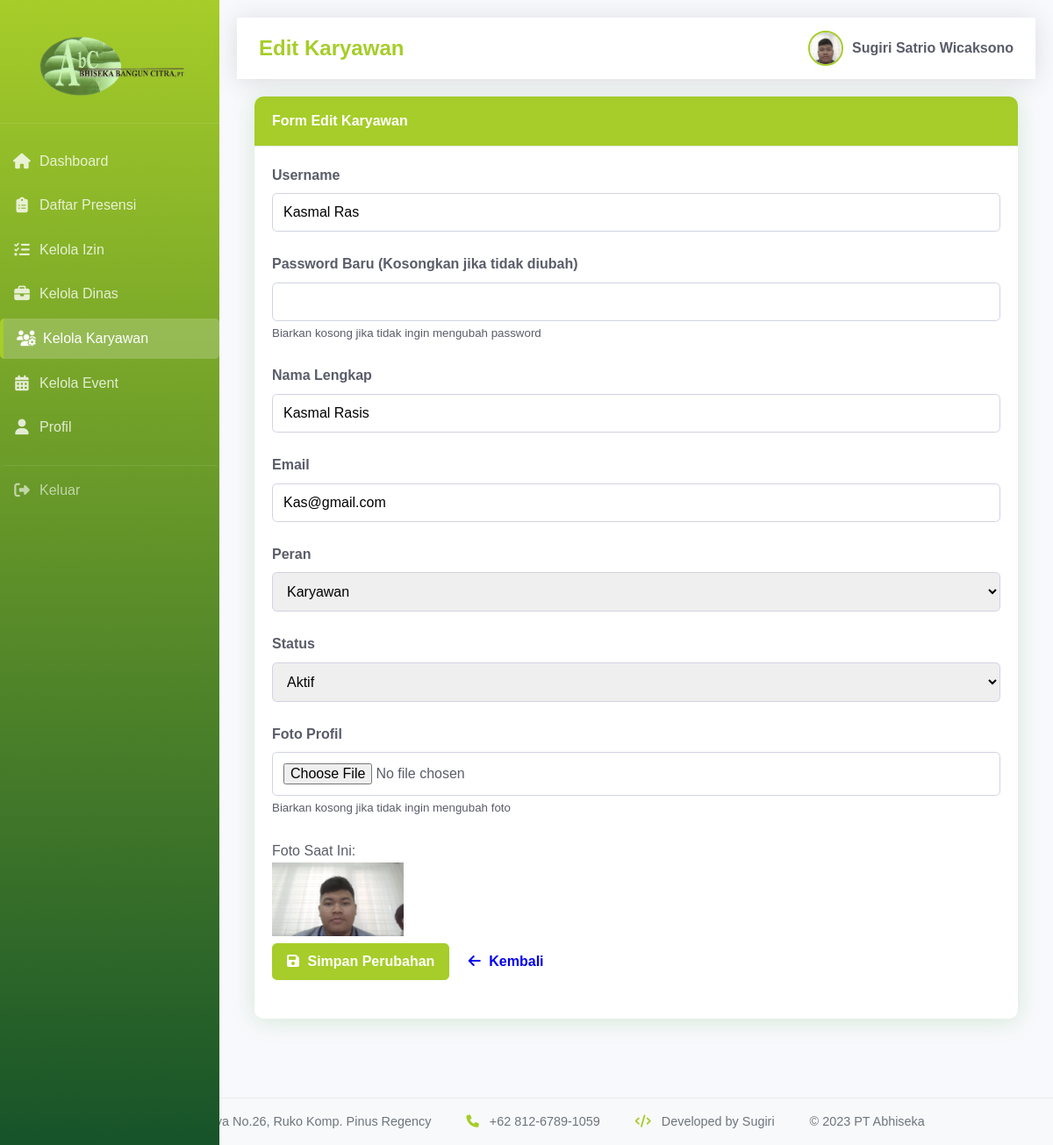
/frontend/edit_karyawan.php?id=BE00001 (signed in), run on the app's committed database.
### tables this page shows
CREATE TABLE `pengguna` (
  `id_user` varchar(20) NOT NULL,
  `username` varchar(50) NOT NULL,
  `password` varchar(255) NOT NULL,
  `nama_lengkap` varchar(60) NOT NULL,
  `email` varchar(50) NOT NULL,
  `peran` enum('superadmin','admin','karyawan') NOT NULL DEFAULT 'karyawan',
  `uid` varchar(15) DEFAULT NULL,
  `foto_path` varchar(255) DEFAULT NULL,
  `data_wajah` text DEFAULT NULL COMMENT 'Data wajah untuk face recognition',
  `dibuat_pada` timestamp NOT NULL DEFAULT current_timestamp(),
  `diperbarui_pada` timestamp NOT NULL DEFAULT current_timestamp() ON UPDATE current_timestamp(),
  `status` enum('aktif','nonaktif') DEFAULT 'aktif',
  `verif` int(4) NOT NULL
);

### frontend/edit_karyawan.php (the view, shortened to what this page needs)
<?php
require 'config.php';
$peran = $_SESSION['peran'];
$id_user = $_SESSION['id_user'];
$stmt = $pdo->prepare("SELECT * FROM pengguna WHERE id_user = ?");
$stmt->execute([$id_user]);
$user = $stmt->fetch(PDO::FETCH_ASSOC);
$foto_path = !empty($user['foto_path']) ? $user['foto_path'] : '../images/default-profile.jpg';
$id_karyawan = $_GET['id'];
$stmt = $pdo->prepare("SELECT * FROM pengguna WHERE id_user = ?");
$stmt->execute([$id_karyawan]);
$karyawan = $stmt->fetch(PDO::FETCH_ASSOC);
?>
<!DOCTYPE html>
<html lang="id">
<head>
    <link rel="stylesheet" href="https://cdnjs.cloudflare.com/ajax/libs/font-awesome/6.0.0-beta3/css/all.min.css">
    <link rel="stylesheet" href="../css/style.css">
</head>
<body>
    <div class="dashboard-fluid">
        <div class="col-md-3 col-lg-2 sidebar">
            <div class="sidebar-header">
                <img src="../images/Abhiseka.png" alt="Logo Perusahaan" class="heading-image">
            </div>
            <nav class="sidebar-nav">
                <a href="dashboard.php" class="nav-link">
                    <i class="fas fa-home"></i>
                    <span>Dashboard</span>
                </a>
                <?php if ($peran == 'admin' || $peran == 'superadmin'): ?>
                    <a href="daftar_presensi.php" class="nav-link">
                        <i class="fas fa-clipboard-list"></i>
                        <span>Daftar Presensi</span>
                    </a>
                    <a href="kelola_izin.php" class="nav-link">
                        <i class="fas fa-tasks"></i>
                        <span>Kelola Izin</span>
                    </a>
                    <a href="kelola_dinas.php" class="nav-link">
                        <i class="fas fa-briefcase"></i>
                        <span>Kelola Dinas</span>
                    </a>
                <?php endif; ?>
                <?php if ($peran == 'superadmin'): ?>
                    <a href="kelola_karyawan.php" class="nav-link active">
                        <i class="fas fa-users-cog"></i>
                        <span>Kelola Karyawan</span>
                    </a>
                    <a href="kelola_event.php" class="nav-link">
                        <i class="fas fa-calendar-alt"></i>
                        <span>Kelola Event</span>
                    </a>
                <?php endif; ?>
                <a href="profil.php" class="nav-link">
                    <i class="fas fa-user"></i>
                    <span>Profil</span>
                </a>
                <a href="logout.php" class="nav-link logout-btn">
                    <i class="fas fa-sign-out-alt"></i>
                    <span>Keluar</span>
                </a>
            </nav>
        </div>
        <div class="main-content">
            <nav class="navbar navbar-expand-lg navbar-light bg-light rounded shadow-sm mb-4">
                <div class="navbar-title">Edit Karyawan</div>
                <div class="navbar-user">
                    <img src="<?= $foto_path ?>" alt="User" class="rounded-circle me-2" width="40" height="40">
                    <span><?php echo $_SESSION['nama_lengkap']; ?></span>
                </div>
            </nav>
            <div class="content-wrapper">
                <div class="row">
                    <div class="col-md-8 mx-auto">
                        <div class="card">
                            <div class="card-header bg-primary text-white">
                                <h4 class="mb-0">Form Edit Karyawan</h4>
                            </div>
                            <div class="card-body">
                                <form action="edit_karyawan.php?id=<?= $id_karyawan ?>" method="POST" enctype="multipart/form-data">
                                    <div class="row">
                                        <div class="col-md-6">
                                            <div class="form-group">
                                                <label for="username">Username</label>
                                                <input type="text" class="form-control" id="username" name="username"
                                                    value="<?php echo htmlspecialchars($karyawan['username']); ?>" required>
                                            </div>
                                        </div>
                                        <div class="col-md-6">
                                            <div class="form-group">
                                                <label for="password">Password Baru (Kosongkan jika tidak diubah)</label>
                                                <input type="password" class="form-control" id="password" name="password">
                                                <small class="text-muted">Biarkan kosong jika tidak ingin mengubah password</small>
                                            </div>
                                        </div>
                                    </div>
                                    <div class="row">
                                        <div class="col-md-6">
                                            <div class="form-group">
                                                <label for="nama_lengkap">Nama Lengkap</label>
                                                <input type="text" class="form-control" id="nama_lengkap" name="nama_lengkap"
                                                    value="<?php echo htmlspecialchars($karyawan['nama_lengkap']); ?>" required>
                                            </div>
                                        </div>
                                        <div class="col-md-6">
                                            <div class="form-group">
                                                <label for="email">Email</label>
                                                <input type="email" class="form-control" id="email" name="email"
                                                    value="<?php echo htmlspecialchars($karyawan['email']); ?>" required>
                                            </div>
                                        </div>
                                    </div>
                                    <div class="row">
                                        <div class="col-md-4">
                                            <div class="form-group">
                                                <label for="peran">Peran</label>
                                                <select class="form-select" id="peran" name="peran" required>
                                                    <option value="karyawan" <?= $karyawan['peran'] == 'karyawan' ? 'selected' : '' ?>>Karyawan</option>
                                                </select>
                                            </div>
                                        </div>
                                        <div class="col-md-4">
                                            <div class="form-group">
                                                <label for="status">Status</label>
                                                <select class="form-select" id="status" name="status" required>
                                                    <option value="aktif" <?= $karyawan['status'] == 'aktif' ? 'selected' : '' ?>>Aktif</option>
                                                </select>
                                            </div>
                                        </div>
                                        <div class="col-md-4">
                                            <div class="form-group">
                                                <label for="foto">Foto Profil</label>
                                                <input type="file" class="form-control" id="foto" name="foto" accept="image/jpeg, image/png">
                                                <small class="text-muted">Biarkan kosong jika tidak ingin mengubah foto</small>
                                            </div>
                                        </div>
                                    </div>
                                    <div class="row mb-3">
                                        <div class="col-md-12">
                                            <label>Foto Saat Ini:</label><br>
                                            <img src="<?= $karyawan['foto_path'] ?>" alt="Foto Profil" class="img-thumbnail" style="max-width: 150px;">
                                        </div>
                                    </div>
                                    <div class="form-group text-center mt-4">
                                        <button type="submit" name="edit_karyawan" class="btn btn-primary btn-lg">
                                            <i class="fas fa-save"></i> Simpan Perubahan
                                        </button>
                                        <a href="kelola_karyawan.php" class="btn btn-secondary btn-lg">
                                            <i class="fas fa-arrow-left"></i> Kembali
                                        </a>
                                    </div>
                                </form>
                            </div>
                        </div>
                    </div>
                </div>
            </div>
        </div>
    </div>
<footer class="flat-footer">
    <div class="footer-content">
        <div class="footer-section">
            <p><i class="fas fa-map-marker-alt"></i> Jl. Pinus Raya No.26, Ruko Komp. Pinus Regency
 </p>
        </div>
        <div class="footer-section">
            <p><i class="fas fa-phone"></i> +62 812-6789-1059</p>
        </div>
        <div class="footer-section">
            <p><i class="fas fa-code"></i> Developed by Sugiri</p>
        </div>
        <div class="footer-section">
            <p>&copy; 2023 PT Abhiseka</p>
        </div>
    </div>
</footer>
</body>
</html>

### css/style.css (style rules this page uses)
:root { --primary-color: #a6cd29; --primary-dark: #165329; --secondary-color: #f8f9fc; --success-color: #165329; --danger-color: #e74a3b; --warning-color: #f6c23e; --info-color: #a6cd29; --dark-color: #5a5c69; --light-color: #f8f9fc; --border-color: #e3e6f0; }
* { margin: 0; padding: 0; box-sizing: border-box; }
body { font-family: 'Nunito', sans-serif; background-color: var(--secondary-color); color: var(--dark-color); line-height: 1.6; }
a { text-decoration: none; }
.main-content { margin-left: 250px; padding: 20px; transition: all 0.3s; min-height: 100vh; }
.content-wrapper { padding: 20px; }
.sidebar { background: linear-gradient(180deg, var(--primary-color) 0%, var(--primary-dark) 100%); width: 250px; min-height: 100vh; color: white; padding: 20px 0; position: fixed; height: 100%; transition: all 0.3s; }
.sidebar-header { padding: 20px; text-align: center; border-bottom: 1px solid rgba(255, 255, 255, 0.1); }
.sidebar-header img { max-width: 180px; height: auto; margin-bottom: 10px; }
.sidebar-nav { padding: 20px 0; }
.nav-link { display: flex; align-items: center; color: rgba(255, 255, 255, 0.8); margin-bottom: 5px; border-radius: 5px; padding: 10px 15px; transition: all 0.3s; }
.nav-link:hover, .nav-link.active { color: white; background-color: rgba(255, 255, 255, 0.1); }
.nav-link.active { background-color: rgba(255, 255, 255, 0.2); border-left: 4px solid var(--primary-color); }
.nav-link i { margin-right: 10px; width: 20px; text-align: center; font-size: 1.1rem; }
.logout-btn { color: rgba(255, 255, 255, 0.6) !important; margin-top: 20px; border-top: 1px solid rgba(255, 255, 255, 0.1); padding-top: 15px; }
.navbar { background: white; padding: 15px 25px; display: flex; justify-content: space-between; align-items: center; box-shadow: 0 0.15rem 1.75rem 0 rgba(58, 59, 69, 0.15); position: sticky; top: 0; z-index: 100; }
.navbar-title { font-size: 1.5rem; font-weight: 700; color: var(--primary-color); }
.navbar-user { display: flex; align-items: center; position: relative; }
.navbar-user img { width: 40px; height: 40px; border-radius: 50%; object-fit: cover; border: 2px solid var(--primary-color); transition: all 0.3s ease; }
.navbar-user span { margin-left: 10px; font-weight: 600; color: var(--dark-color); }
.card { background: white; border: none; border-radius: 10px; box-shadow: 0 0.15rem 1.75rem 0 rgba(5, 136, 7, 0.15); margin-bottom: 20px; transition: all 0.3s; }
.card-header { background-color: var(--secondary-color); border-bottom: 1px solid var(--border-color); padding: 15px 20px; font-weight: bold; border-radius: 10px 10px 0 0 !important; }
.card-header.text-white { color: white !important; }
.card-body { padding: 20px; }
.form-group { margin-bottom: 1.5rem; }
.form-group label { display: block; margin-bottom: 0.5rem; color: #5a5c69; font-weight: 600; }
.form-control, .form-select { width: 100%; padding: 0.75rem; border: 1px solid #d1d3e2; border-radius: 0.35rem; font-size: 1rem; transition: border-color 0.3s; }
.btn { display: inline-block; font-weight: 600; text-align: center; white-space: nowrap; vertical-align: middle; user-select: none; border: 1px solid transparent; padding: 0.5rem 1rem; font-size: 1rem; line-height: 1.5; border-radius: 0.35rem; transition: all 0.3s; cursor: pointer; }
.btn-primary { background-color: var(--primary-color); color: white; }
.btn i { margin-right: 5px; }
.bg-primary { background-color: var(--primary-color) !important; }
.heading-image { max-width: 250px; height: auto; display: block; margin-left: auto; margin-right: auto; }
.flat-footer { background-color: #f8f9fa; border-top: 1px solid #e9ecef; padding: 15px 0; margin-top: 30px; }
.footer-content { display: flex; flex-wrap: wrap; justify-content: center; align-items: center; gap: 20px 40px; max-width: 1200px; margin: 0 auto; padding: 0 20px; font-size: 0.9rem; color: #6c757d; }
.footer-section { display: flex; align-items: center; }
.footer-section i { margin-right: 8px; color: var(--primary-color); }

### data on the page
pengguna: foto_path (picture)
pengguna: username "Kasmal Ras", nama_lengkap "Kasmal Rasis", email "Kas@gmail.com", peran "Karyawan", status "Aktif", foto_path (picture)

### other printed values
$_SESSION['nama_lengkap'] "Sugiri Satrio Wicaksono"
